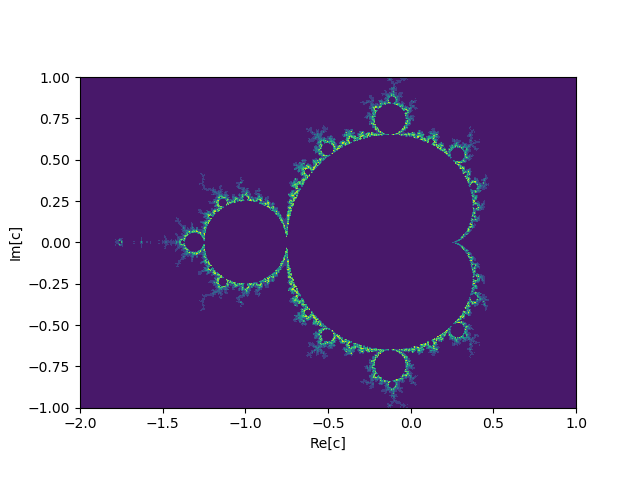

Here is the Python script that generated this plot:
# Very slow and simple way of visualizing Mandelbrot set
# Ref. https://en.wikipedia.org/wiki/Mandelbrot_set
# By SLS

import matplotlib.pyplot as plt
import numpy as np
import time
from numba import jit

# Problem resolution
N = 1000

# Plotting limits
a, b, c, d = -2, 1, -1, 1

@jit(nopython=True)
def f(real, imag, max_iter=200, limit=1e6):
    """
    Returns true if the iteration of the quadratic map 
    $$z_{n+1} = z_n^2 + c$$ is bounded. Returns false
    otherwise.
    """
    z = complex(0,0)
    c = complex(real, imag)
    for i in range(1, max_iter):
        z = z*z + c
        if np.abs(z) > limit:
            return i
    return -1

@jit(nopython=True)
def calc_heights(a, b, c, d, N):
    """
    Returns a N by N array of values in x[a,b] and y[c,d]
    representing the number of iterations for the function
    f to diverge.
    """
    heights = np.zeros((N, N))
    for i in range(N):
        for j in range(N):
            x = a + i*(b-a)/N
            y = c + j*(d-c)/N
            iterations = f(x, y)
            if iterations > 0:
                heights[j, i] = iterations
    return heights

# Calculate for each "pixel" in plot
points_x = np.linspace(a, b, N)
points_y = np.linspace(c, d, N)

start_time = time.time()
points_z = calc_heights(a, b, c, d, N)
elapsed_time = time.time() - start_time
print("Finished on resolution of {0}x{0}. Elapsed time: {1:.1f} sec.".format(N, elapsed_time))

# Plot result
fig, ax = plt.subplots()
ax.contourf(points_x, points_y, points_z)
ax.set_aspect("equal")
ax.set_xlabel("Re[c]")
ax.set_ylabel("Im[c]")
plt.savefig("mandelbrot.png")
plt.show()